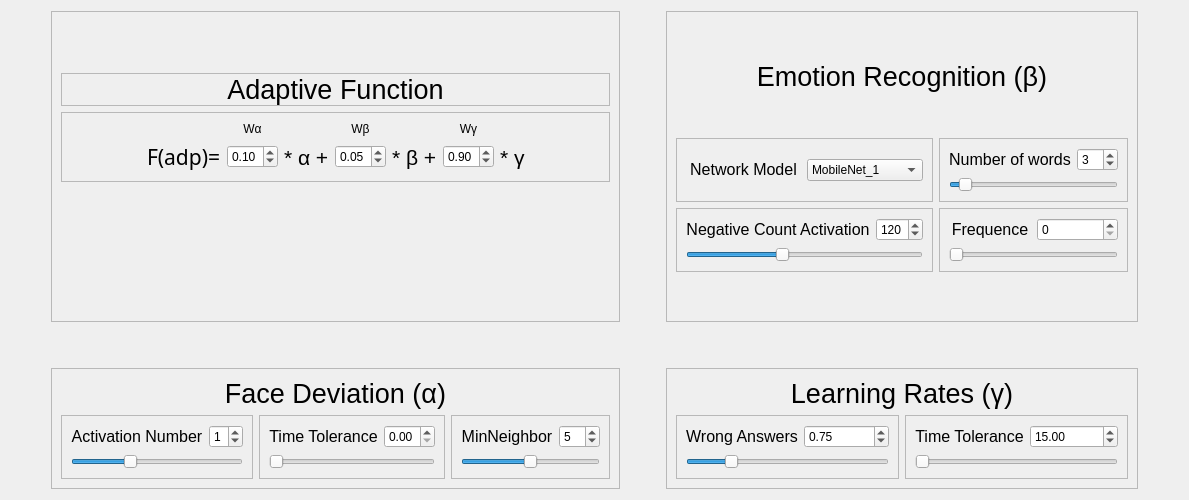
      <widget class="QWidget" name="tab_adapt">
       <attribute name="title">
        <string>Adaption</string>
       </attribute>
       <layout class="QGridLayout" name="gridLayout_59">
        <item row="0" column="0">
         <spacer name="horizontalSpacer">
          <property name="orientation">
           <enum>Qt::Horizontal</enum>
          </property>
          <property name="sizeHint" stdset="0">
           <size>
            <width>40</width>
            <height>20</height>
           </size>
          </property>
         </spacer>
        </item>
        <item row="0" column="1">
         <widget class="QFrame" name="frame_45">
          <property name="frameShape">
           <enum>QFrame::StyledPanel</enum>
          </property>
          <property name="frameShadow">
           <enum>QFrame::Raised</enum>
          </property>
          <layout class="QGridLayout" name="gridLayout_43">
           <item row="6" column="1">
            <spacer name="verticalSpacer_7">
             <property name="orientation">
              <enum>Qt::Vertical</enum>
             </property>
             <property name="sizeHint" stdset="0">
              <size>
               <width>20</width>
               <height>40</height>
              </size>
             </property>
            </spacer>
           </item>
           <item row="4" column="1">
            <spacer name="verticalSpacer_10">
             <property name="orientation">
              <enum>Qt::Vertical</enum>
             </property>
             <property name="sizeHint" stdset="0">
              <size>
               <width>20</width>
               <height>40</height>
              </size>
             </property>
            </spacer>
           </item>
           <item row="1" column="1">
            <spacer name="verticalSpacer_9">
             <property name="orientation">
              <enum>Qt::Vertical</enum>
             </property>
             <property name="sizeHint" stdset="0">
              <size>
               <width>20</width>
               <height>40</height>
              </size>
             </property>
            </spacer>
           </item>
           <item row="5" column="1">
            <widget class="QLabel" name="label_75">
             <property name="text">
              <string/>
             </property>
             <property name="pixmap">
              <pixmap resource="imgs.qrc">:/imgs/Adaptive_SBIE.png</pixmap>
             </property>
             <property name="scaledContents">
              <bool>true</bool>
             </property>
             <property name="alignment">
              <set>Qt::AlignCenter</set>
             </property>
            </widget>
           </item>
           <item row="5" column="0">
            <spacer name="horizontalSpacer_11">
             <property name="orientation">
              <enum>Qt::Horizontal</enum>
             </property>
             <property name="sizeHint" stdset="0">
              <size>
               <width>40</width>
               <height>20</height>
              </size>
             </property>
            </spacer>
           </item>
           <item row="5" column="2">
            <spacer name="horizontalSpacer_12">
             <property name="orientation">
              <enum>Qt::Horizontal</enum>
             </property>
             <property name="sizeHint" stdset="0">
              <size>
               <width>40</width>
               <height>20</height>
              </size>
             </property>
            </spacer>
           </item>
           <item row="2" column="0" colspan="3">
            <widget class="QLabel" name="label_70">
             <property name="font">
              <font>
               <family>Ubuntu</family>
               <pointsize>20</pointsize>
              </font>
             </property>
             <property name="frameShape">
              <enum>QFrame::StyledPanel</enum>
             </property>
             <property name="text">
              <string>Adaptive Function</string>
             </property>
             <property name="alignment">
              <set>Qt::AlignCenter</set>
             </property>
            </widget>
           </item>
           <item row="3" column="0" colspan="3">
            <widget class="QFrame" name="frame_53">
             <property name="frameShape">
              <enum>QFrame::StyledPanel</enum>
             </property>
             <property name="frameShadow">
              <enum>QFrame::Raised</enum>
             </property>
             <layout class="QGridLayout" name="gridLayout_26">
              <item row="0" column="4">
               <widget class="QLabel" name="label_81">
                <property name="text">
                 <string>Wβ</string>
                </property>
                <property name="alignment">
                 <set>Qt::AlignCenter</set>
                </property>
               </widget>
              </item>
              <item row="1" column="6">
               <widget class="QDoubleSpinBox" name="gamaWeight">
                <property name="maximum">
                 <double>1.000000000000000</double>
                </property>
                <property name="singleStep">
                 <double>0.000000000000000</double>
                </property>
                <property name="value">
                 <double>0.900000000000000</double>
                </property>
               </widget>
              </item>
              <item row="1" column="7">
               <widget class="QLabel" name="label_74">
                <property name="font">
                 <font>
                  <pointsize>16</pointsize>
                 </font>
                </property>
                <property name="text">
                 <string>* γ</string>
                </property>
               </widget>
              </item>
              <item row="1" column="4">
               <widget class="QDoubleSpinBox" name="betaWeight">
                <property name="maximum">
                 <double>1.000000000000000</double>
                </property>
                <property name="singleStep">
                 <double>0.010000000000000</double>
                </property>
                <property name="value">
                 <double>0.050000000000000</double>
                </property>
               </widget>
              </item>
              <item row="1" column="5">
               <widget class="QLabel" name="label_72">
                <property name="font">
                 <font>
                  <pointsize>16</pointsize>
                 </font>
                </property>
                <property name="text">
                 <string>* β +</string>
                </property>
               </widget>
              </item>
              <item row="1" column="1">
               <widget class="QLabel" name="label_71">
                <property name="font">
                 <font>
                  <family>Abyssinica SIL</family>
                  <pointsize>16</pointsize>
                 </font>
                </property>
                <property name="text">
                 <string>F(adp)=</string>
                </property>
               </widget>
              </item>
              <item row="1" column="2">
               <widget class="QDoubleSpinBox" name="alfaWeight">
                <property name="maximum">
                 <double>1.000000000000000</double>
                </property>
                <property name="singleStep">
                 <double>0.010000000000000</double>
                </property>
                <property name="value">
                 <double>0.100000000000000</double>
                </property>
               </widget>
              </item>
              <item row="1" column="3">
               <widget class="QLabel" name="label_73">
                <property name="font">
                 <font>
                  <pointsize>16</pointsize>
                 </font>
                </property>
                <property name="text">
                 <string>* α +</string>
                </property>
               </widget>
              </item>
              <item row="0" column="2">
               <widget class="QLabel" name="label_80">
                <property name="text">
                 <string>Wα</string>
                </property>
                <property name="alignment">
                 <set>Qt::AlignCenter</set>
                </property>
               </widget>
              </item>
              <item row="0" column="6">
               <widget class="QLabel" name="label_82">
                <property name="text">
                 <string>Wγ</string>
                </property>
                <property name="alignment">
                 <set>Qt::AlignCenter</set>
                </property>
               </widget>
              </item>
              <item row="1" column="0">
               <spacer name="horizontalSpacer_8">
                <property name="orientation">
                 <enum>Qt::Horizontal</enum>
                </property>
                <property name="sizeHint" stdset="0">
                 <size>
                  <width>40</width>
                  <height>20</height>
                 </size>
                </property>
               </spacer>
              </item>
              <item row="1" column="8">
               <spacer name="horizontalSpacer_9">
                <property name="orientation">
                 <enum>Qt::Horizontal</enum>
                </property>
                <property name="sizeHint" stdset="0">
                 <size>
                  <width>40</width>
                  <height>20</height>
                 </size>
                </property>
               </spacer>
              </item>
             </layout>
            </widget>
           </item>
          </layout>
         </widget>
        </item>
        <item row="0" column="4">
         <spacer name="horizontalSpacer_5">
          <property name="orientation">
           <enum>Qt::Horizontal</enum>
          </property>
          <property name="sizeHint" stdset="0">
           <size>
            <width>40</width>
            <height>20</height>
           </size>
          </property>
         </spacer>
        </item>
        <item row="0" column="3">
         <widget class="QFrame" name="frame_32">
          <property name="frameShape">
           <enum>QFrame::StyledPanel</enum>
          </property>
          <property name="frameShadow">
           <enum>QFrame::Raised</enum>
          </property>
          <layout class="QGridLayout" name="gridLayout_18">
           <item row="4" column="0">
            <widget class="QFrame" name="frame_43">
             <property name="frameShape">
              <enum>QFrame::StyledPanel</enum>
             </property>
             <property name="frameShadow">
              <enum>QFrame::Raised</enum>
             </property>
             <layout class="QGridLayout" name="gridLayout_29">
              <item row="0" column="0">
               <widget class="QLabel" name="label_68">
                <property name="font">
                 <font>
                  <family>Ubuntu</family>
                  <pointsize>12</pointsize>
                 </font>
                </property>
                <property name="text">
                 <string>Negative Count Activation</string>
                </property>
                <property name="alignment">
                 <set>Qt::AlignCenter</set>
                </property>
               </widget>
              </item>
              <item row="0" column="1">
               <widget class="QSpinBox" name="negEmoAct__spinBox">
                <property name="maximum">
                 <number>300</number>
                </property>
                <property name="value">
                 <number>120</number>
                </property>
               </widget>
              </item>
              <item row="1" column="0" colspan="2">
               <widget class="QSlider" name="negEmoAct_horizontalSlider">
                <property name="maximum">
                 <number>300</number>
                </property>
                <property name="singleStep">
                 <number>10</number>
                </property>
                <property name="value">
                 <number>120</number>
                </property>
                <property name="orientation">
                 <enum>Qt::Horizontal</enum>
                </property>
               </widget>
              </item>
             </layout>
            </widget>
           </item>
           <item row="4" column="1">
            <widget class="QFrame" name="frame_34">
             <property name="frameShape">
              <enum>QFrame::StyledPanel</enum>
             </property>
             <property name="frameShadow">
              <enum>QFrame::Raised</enum>
             </property>
             <layout class="QGridLayout" name="gridLayout_30">
              <item row="0" column="0">
               <widget class="QLabel" name="label_61">
                <property name="font">
                 <font>
                  <family>Ubuntu</family>
                  <pointsize>12</pointsize>
                 </font>
                </property>
                <property name="text">
                 <string>Frequence</string>
                </property>
                <property name="alignment">
                 <set>Qt::AlignCenter</set>
                </property>
               </widget>
              </item>
              <item row="0" column="1">
               <widget class="QSpinBox" name="emoFreq_spinBox">
                <property name="maximum">
                 <number>200</number>
                </property>
               </widget>
              </item>
              <item row="1" column="0" colspan="2">
               <widget class="QSlider" name="emoFreq_horizontalSlider">
                <property name="maximum">
                 <number>200</number>
                </property>
                <property name="singleStep">
                 <number>10</number>
                </property>
                <property name="orientation">
                 <enum>Qt::Horizontal</enum>
                </property>
               </widget>
              </item>
             </layout>
            </widget>
           </item>
           <item row="3" column="0">
            <widget class="QFrame" name="frame_33">
             <property name="minimumSize">
              <size>
               <width>0</width>
               <height>0</height>
              </size>
             </property>
             <property name="maximumSize">
              <size>
               <width>1000</width>
               <height>1000</height>
              </size>
             </property>
             <property name="frameShape">
              <enum>QFrame::StyledPanel</enum>
             </property>
             <property name="frameShadow">
              <enum>QFrame::Raised</enum>
             </property>
             <layout class="QHBoxLayout" name="horizontalLayout_8">
              <item>
               <widget class="QLabel" name="label_60">
                <property name="maximumSize">
                 <size>
                  <width>115</width>
                  <height>29</height>
                 </size>
                </property>
                <property name="font">
                 <font>
                  <family>Ubuntu</family>
                  <pointsize>12</pointsize>
                 </font>
                </property>
                <property name="text">
                 <string>Network Model</string>
                </property>
                <property name="alignment">
                 <set>Qt::AlignCenter</set>
                </property>
               </widget>
              </item>
              <item>
               <widget class="QComboBox" name="emoModel_comboBox">
                <property name="currentIndex">
                 <number>0</number>
                </property>
                <item>
                 <property name="text">
                  <string>MobileNet_1</string>
                 </property>
                </item>
                <item>
                 <property name="text">
                  <string>MobileNet_7-4</string>
                 </property>
                </item>
                <item>
                 <property name="text">
                  <string>MobileNet_4-4</string>
                 </property>
                </item>
               </widget>
              </item>
             </layout>
            </widget>
           </item>
           <item row="2" column="0">
            <spacer name="verticalSpacer_32">
             <property name="orientation">
              <enum>Qt::Vertical</enum>
             </property>
             <property name="sizeHint" stdset="0">
              <size>
               <width>20</width>
               <height>40</height>
              </size>
             </property>
            </spacer>
           </item>
           <item row="1" column="0" colspan="2">
            <widget class="QLabel" name="label_59">
             <property name="font">
              <font>
               <family>Ubuntu</family>
               <pointsize>20</pointsize>
              </font>
             </property>
             <property name="text">
              <string>Emotion Recognition (β)</string>
             </property>
             <property name="alignment">
              <set>Qt::AlignCenter</set>
             </property>
            </widget>
           </item>
           <item row="3" column="1">
            <widget class="QFrame" name="frame_94">
             <property name="frameShape">
              <enum>QFrame::StyledPanel</enum>
             </property>
             <property name="frameShadow">
              <enum>QFrame::Raised</enum>
             </property>
             <layout class="QGridLayout" name="gridLayout_73">
              <item row="0" column="0">
               <widget class="QLabel" name="label_136">
                <property name="font">
                 <font>
                  <family>Ubuntu</family>
                  <pointsize>12</pointsize>
                 </font>
                </property>
                <property name="text">
                 <string>Number of words</string>
                </property>
                <property name="alignment">
                 <set>Qt::AlignCenter</set>
                </property>
               </widget>
              </item>
              <item row="0" column="1">
               <widget class="QSpinBox" name="adp_words_spinBox">
                <property name="maximum">
                 <number>50</number>
                </property>
                <property name="value">
                 <number>3</number>
                </property>
               </widget>
              </item>
              <item row="1" column="0" colspan="2">
               <widget class="QSlider" name="emoFreq_horizontalSlider_2">
                <property name="maximum">
                 <number>50</number>
                </property>
                <property name="singleStep">
                 <number>1</number>
                </property>
                <property name="value">
                 <number>3</number>
                </property>
                <property name="orientation">
                 <enum>Qt::Horizontal</enum>
                </property>
               </widget>
              </item>
             </layout>
            </widget>
           </item>
           <item row="0" column="0">
            <spacer name="verticalSpacer_33">
             <property name="orientation">
              <enum>Qt::Vertical</enum>
             </property>
             <property name="sizeHint" stdset="0">
              <size>
               <width>20</width>
               <height>40</height>
              </size>
             </property>
            </spacer>
           </item>
           <item row="5" column="1">
            <spacer name="verticalSpacer_54">
             <property name="orientation">
              <enum>Qt::Vertical</enum>
             </property>
             <property name="sizeHint" stdset="0">
              <size>
               <width>20</width>
               <height>40</height>
              </size>
             </property>
            </spacer>
           </item>
          </layout>
         </widget>
        </item>
        <item row="2" column="1">
         <widget class="QFrame" name="frame_7">
          <property name="frameShape">
           <enum>QFrame::StyledPanel</enum>
          </property>
          <property name="frameShadow">
           <enum>QFrame::Raised</enum>
          </property>
          <layout class="QGridLayout" name="gridLayout_14">
           <item row="1" column="2">
            <widget class="QFrame" name="frame_30">
             <property name="frameShape">
              <enum>QFrame::StyledPanel</enum>
             </property>
             <property name="frameShadow">
              <enum>QFrame::Raised</enum>
             </property>
             <layout class="QGridLayout" name="gridLayout_33">
              <item row="0" column="0">
               <widget class="QLabel" name="label_57">
                <property name="font">
                 <font>
                  <family>Ubuntu</family>
                  <pointsize>12</pointsize>
                 </font>
                </property>
                <property name="text">
                 <string>MinNeighbor</string>
                </property>
                <property name="alignment">
                 <set>Qt::AlignCenter</set>
                </property>
               </widget>
              </item>
              <item row="0" column="1">
               <widget class="QSpinBox" name="minNei_spinBox">
                <property name="maximum">
                 <number>10</number>
                </property>
                <property name="value">
                 <number>5</number>
                </property>
               </widget>
              </item>
              <item row="1" column="0" colspan="2">
               <widget class="QSlider" name="minNei_horizontalSlider">
                <property name="maximum">
                 <number>10</number>
                </property>
                <property name="value">
                 <number>5</number>
                </property>
                <property name="orientation">
                 <enum>Qt::Horizontal</enum>
                </property>
               </widget>
              </item>
             </layout>
            </widget>
           </item>
           <item row="1" column="0">
            <widget class="QFrame" name="frame_36">
             <property name="frameShape">
              <enum>QFrame::StyledPanel</enum>
             </property>
             <property name="frameShadow">
              <enum>QFrame::Raised</enum>
             </property>
             <layout class="QGridLayout" name="gridLayout_31">
              <item row="0" column="0">
               <widget class="QLabel" name="label_63">
                <property name="font">
                 <font>
                  <family>Ubuntu</family>
                  <pointsize>12</pointsize>
                 </font>
                </property>
                <property name="text">
                 <string>Activation Number</string>
                </property>
                <property name="alignment">
                 <set>Qt::AlignCenter</set>
                </property>
               </widget>
              </item>
              <item row="0" column="1">
               <widget class="QSpinBox" name="face_dev_activation">
                <property name="maximum">
                 <number>3</number>
                </property>
                <property name="value">
                 <number>1</number>
                </property>
               </widget>
              </item>
              <item row="1" column="0" colspan="2">
               <widget class="QSlider" name="actNum_horizontalSlider">
                <property name="maximum">
                 <number>3</number>
                </property>
                <property name="value">
                 <number>1</number>
                </property>
                <property name="orientation">
                 <enum>Qt::Horizontal</enum>
                </property>
               </widget>
              </item>
             </layout>
            </widget>
           </item>
           <item row="1" column="1">
            <widget class="QFrame" name="frame_31">
             <property name="frameShape">
              <enum>QFrame::StyledPanel</enum>
             </property>
             <property name="frameShadow">
              <enum>QFrame::Raised</enum>
             </property>
             <layout class="QGridLayout" name="gridLayout_32">
              <item row="0" column="0">
               <widget class="QLabel" name="label_58">
                <property name="font">
                 <font>
                  <family>Ubuntu</family>
                  <pointsize>12</pointsize>
                 </font>
                </property>
                <property name="text">
                 <string>Time Tolerance</string>
                </property>
                <property name="alignment">
                 <set>Qt::AlignCenter</set>
                </property>
               </widget>
              </item>
              <item row="2" column="0" colspan="2">
               <widget class="QSlider" name="timeTol_horizontalSlider">
                <property name="singleStep">
                 <number>0</number>
                </property>
                <property name="orientation">
                 <enum>Qt::Horizontal</enum>
                </property>
               </widget>
              </item>
              <item row="0" column="1">
               <widget class="QDoubleSpinBox" name="timeTol_doubleSpinBox">
                <property name="maximum">
                 <double>5.000000000000000</double>
                </property>
                <property name="singleStep">
                 <double>0.100000000000000</double>
                </property>
               </widget>
              </item>
             </layout>
            </widget>
           </item>
           <item row="0" column="0" colspan="3">
            <widget class="QLabel" name="label_56">
             <property name="font">
              <font>
               <family>Ubuntu</family>
               <pointsize>20</pointsize>
              </font>
             </property>
             <property name="text">
              <string>Face Deviation (α)</string>
             </property>
             <property name="alignment">
              <set>Qt::AlignCenter</set>
             </property>
            </widget>
           </item>
          </layout>
         </widget>
        </item>
        <item row="2" column="3">
         <widget class="QFrame" name="frame_35">
          <property name="frameShape">
           <enum>QFrame::StyledPanel</enum>
          </property>
          <property name="frameShadow">
           <enum>QFrame::Raised</enum>
          </property>
          <layout class="QGridLayout" name="gridLayout_34">
           <item row="1" column="0">
            <widget class="QFrame" name="frame_38">
             <property name="frameShape">
              <enum>QFrame::StyledPanel</enum>
             </property>
             <property name="frameShadow">
              <enum>QFrame::Raised</enum>
             </property>
             <layout class="QGridLayout" name="gridLayout_27">
              <item row="1" column="0" colspan="2">
               <widget class="QSlider" name="wrongAns_horizontalSlider">
                <property name="maximum">
                 <number>5</number>
                </property>
                <property name="value">
                 <number>1</number>
                </property>
                <property name="orientation">
                 <enum>Qt::Horizontal</enum>
                </property>
               </widget>
              </item>
              <item row="0" column="0">
               <widget class="QLabel" name="label_65">
                <property name="font">
                 <font>
                  <family>Ubuntu</family>
                  <pointsize>12</pointsize>
                 </font>
                </property>
                <property name="text">
                 <string>Wrong Answers</string>
                </property>
                <property name="alignment">
                 <set>Qt::AlignCenter</set>
                </property>
               </widget>
              </item>
              <item row="0" column="1">
               <widget class="QDoubleSpinBox" name="wrongAns_Tol_doubleSpinBox">
                <property name="value">
                 <double>0.750000000000000</double>
                </property>
               </widget>
              </item>
             </layout>
            </widget>
           </item>
           <item row="1" column="1">
            <widget class="QFrame" name="frame_37">
             <property name="frameShape">
              <enum>QFrame::StyledPanel</enum>
             </property>
             <property name="frameShadow">
              <enum>QFrame::Raised</enum>
             </property>
             <layout class="QGridLayout" name="gridLayout_28">
              <item row="0" column="0">
               <widget class="QLabel" name="label_64">
                <property name="font">
                 <font>
                  <family>Ubuntu</family>
                  <pointsize>12</pointsize>
                 </font>
                </property>
                <property name="text">
                 <string>Time Tolerance</string>
                </property>
                <property name="alignment">
                 <set>Qt::AlignCenter</set>
                </property>
               </widget>
              </item>
              <item row="0" column="1">
               <widget class="QDoubleSpinBox" name="learningTime_doubleSpinBox">
                <property name="value">
                 <double>15.000000000000000</double>
                </property>
               </widget>
              </item>
              <item row="2" column="0" colspan="2">
               <widget class="QSlider" name="learningTime_horizontalSlider">
                <property name="orientation">
                 <enum>Qt::Horizontal</enum>
                </property>
               </widget>
              </item>
             </layout>
            </widget>
           </item>
           <item row="0" column="0" colspan="2">
            <widget class="QLabel" name="label_62">
             <property name="font">
              <font>
               <family>Ubuntu</family>
               <pointsize>20</pointsize>
              </font>
             </property>
             <property name="text">
              <string>Learning Rates (γ)</string>
             </property>
             <property name="alignment">
              <set>Qt::AlignCenter</set>
             </property>
            </widget>
           </item>
          </layout>
         </widget>
        </item>
        <item row="1" column="3">
         <spacer name="verticalSpacer_31">
          <property name="orientation">
           <enum>Qt::Vertical</enum>
          </property>
          <property name="sizeHint" stdset="0">
           <size>
            <width>20</width>
            <height>40</height>
           </size>
          </property>
         </spacer>
        </item>
        <item row="0" column="2">
         <spacer name="horizontalSpacer_44">
          <property name="orientation">
           <enum>Qt::Horizontal</enum>
          </property>
          <property name="sizeHint" stdset="0">
           <size>
            <width>40</width>
            <height>20</height>
           </size>
          </property>
         </spacer>
        </item>
       </layout>
       <zorder>frame_7</zorder>
       <zorder>frame_32</zorder>
       <zorder>frame_35</zorder>
       <zorder>frame_45</zorder>
       <zorder>horizontalSpacer</zorder>
       <zorder>horizontalSpacer_5</zorder>
       <zorder>verticalSpacer_31</zorder>
       <zorder>horizontalSpacer_44</zorder>
      </widget>
